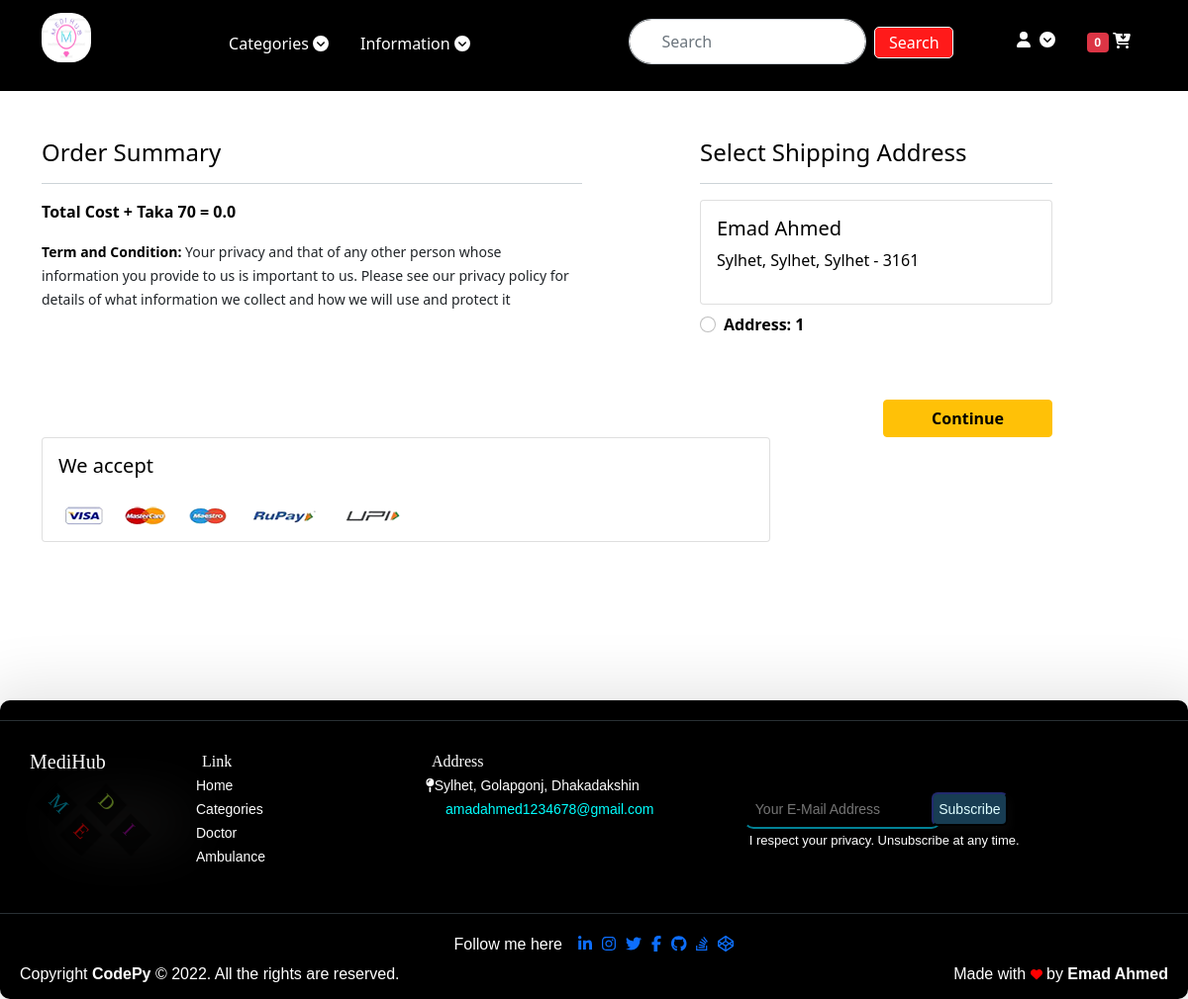
Page /checkout/ (signed in) on the earlier database version.
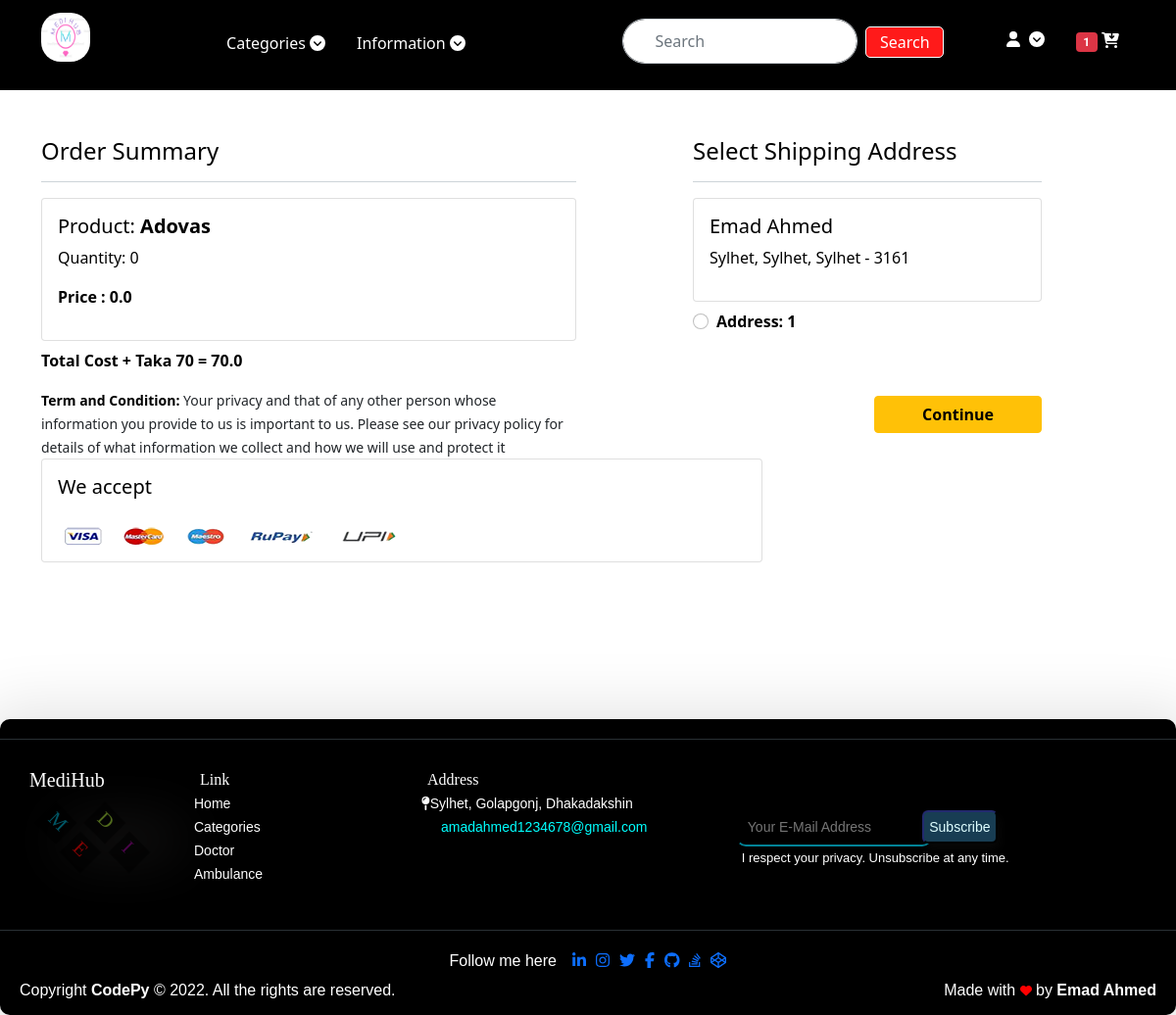
Same page on the later database version.
### app/models.py (models this page shows, shortened)
class Customer(models.Model):
    user = models.ForeignKey(User, on_delete=models.CASCADE)
    name = models.CharField(max_length=200)
    locality = models.CharField(max_length=200)
    city = models.CharField(max_length=50)
    zipcode = models.IntegerField()
    state = models.CharField(choices=STATE_CHOICES, max_length=50)

class Cart(models.Model):
    user = models.ForeignKey(User, on_delete=models.CASCADE)
    product = models.ForeignKey(Product, on_delete=models.CASCADE)
    quantity = models.PositiveBigIntegerField(default=1)
    @property
    def total_cost(self):
        return self.quantity * self.product.discounted_price

class Product(models.Model):
    title = models.CharField(max_length=100)
    cattype = models.CharField(max_length=100, default="Tablet")
    selling_price = models.FloatField()
    discounted_price = models.FloatField()
    description = models.TextField()
    Disclaimer = models.TextField(default="no")
    brand = models.CharField(max_length=100)
    category = models.CharField(choices=CATEGORY_CHOICES, max_length=2)
    product_image = models.ImageField(upload_to='productimg')

### app/views.py (the view)
# urls.py: path('checkout/', views.checkout, name='checkout'),
@login_required
def checkout(request):
    try:
        user = request.user
        add = Customer.objects.filter(user=user)
        cart_items = Cart.objects.filter(user=user)
        amount = 0.0
        shiping_amount = 70.0
        total_amount = 0.0
        cart_product = [p for p in Cart.objects.all() if p.user ==
                        request.user]
        if cart_product:
            for p in cart_product:
                tempamount = (p.quantity * p.product.discounted_price)
                amount += tempamount
            total_amount += amount + shiping_amount
        if request.user.is_authenticated:
            cart = Cart.objects.filter(user=request.user)
            return render(request, 'app/checkout.html', {'add': add, 'total_amount': total_amount, 'cart_items': cart_items, 'tcart': cart})
        return render(request, 'app/checkout.html', {'add': add, 'total_amount': total_amount, 'cart_items': cart_items})
    except:
        messages.success(request, "Please Add Your Profile For Place Order")
        return redirect('profile')

### app/templates/app/checkout.html (shortened to what this page needs)
{% extends 'app/base.html' %} <br />
{% load static %} <br />
{% block main-content %}
<div class="container">
  <div class="row mt-5">
    <div class="col-sm-6">
      <h4>Order Summary</h4>
      <hr />
      {% for item in cart_items %}
      <div class="card mb-2">
        <div class="card-body">
          <h5>Product: <span class="fw-bold">{{item.product.title}}</span></h5>
          <p>Quantity: {{item.quantity}}</p>
          <p class="fw-bold">Price : {{item.total_cost}}</p>
        </div>
      </div>
      {% endfor %}
      <p class="fw-bold">Total Cost + Taka 70 = {{total_amount}}</p>
      <small
        ><span class="fw-bold">Term and Condition:</span>
        <span class="text-dark">
          Your privacy and that of any other person whose information you
          provide to us is important to us. Please see our privacy policy for
          details of what information we collect and how we will use and protect
          it</span
        ></small
      >
    </div>
    <div class="col-sm-4 offset-sm-1">
      <h4>Select Shipping Address</h4>
      <hr />
      <form action="/paymentdone">
        {% for ad in add %}
        <div class="card">
          <div class="card-body">
            <h5>{{ad.name}}</h5>
            <p>{{ad.locality}}, {{ad.city}}, {{ad.state}} - {{ad.zipcode}}</p>
          </div>
        </div>
        <div class="form-check mt-2 mb-5">
          <input
            class="form-check-input"
            type="radio"
            value="{{ad.id}}"
            name="custid"
            id="custadd{{forloop.counter}}"
          />
          <label class="form-check-label fw-bold" for="">
            Address: {{forloop.counter}}
          </label>
        </div>
        {% endfor %}
        <div class="text-end">
          <button type="submit" class="btn btn-warning mt-3 px-5 fw-bold">
            Continue
          </button>
        </div>
      </form>
    </div>
  </div>
</div>
<div class="container">
  <div class="row">
    <div class="col-sm-8">
      <div class="card">
        <div class="card-body">
          <h5 class="mb-4">We accept</h5>
          <img
            src="{% static 'app/images/payment.png' %}"
            alt=""
            class="img-fluid"
          />
        </div>
      </div>
    </div>
  </div>
</div>
{% endblock main-content %}

Differences in the rows shown:
added Cart: product "Adovas", quantity "0", total_cost "0.0"
Other differences:
{{ tcart|length }}: "0" → "1"
{{ total_amount }}: "0.0" → "70.0"
